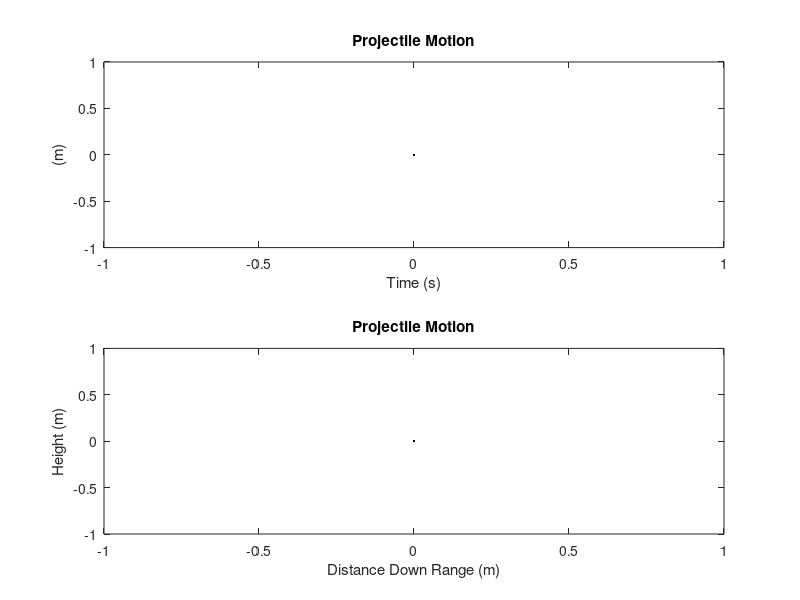

This figure's MATLAB source:
% Coleman Lyski
%
% August 29, 2016
%
% Lecture 2: Plotting
%% Engineering Section
x0 = 0;
y0 = 0;
v0 = 100;
g = 9.81;
th = 45*pi/180;
tmax = roots([-.5*g v0*sin(th) y0]);
t = 0:.01:tmax(2);
y = -.5*g*t.^2 + v0*sin(th)*t + y0;
x = v0*cos(th)*t+x0;
%% Plotting
figure(1)
clf
subplot(2,1,1)
plot(t,x,'r',t,y,'k')
xlabel('Time (s)')
ylabel('(m)')
title('Projectile Motion')
subplot(2,1,2)
plot(x,y,'k')
xlabel('Distance Down Range (m)')
ylabel('Height (m)')
title('Projectile Motion')